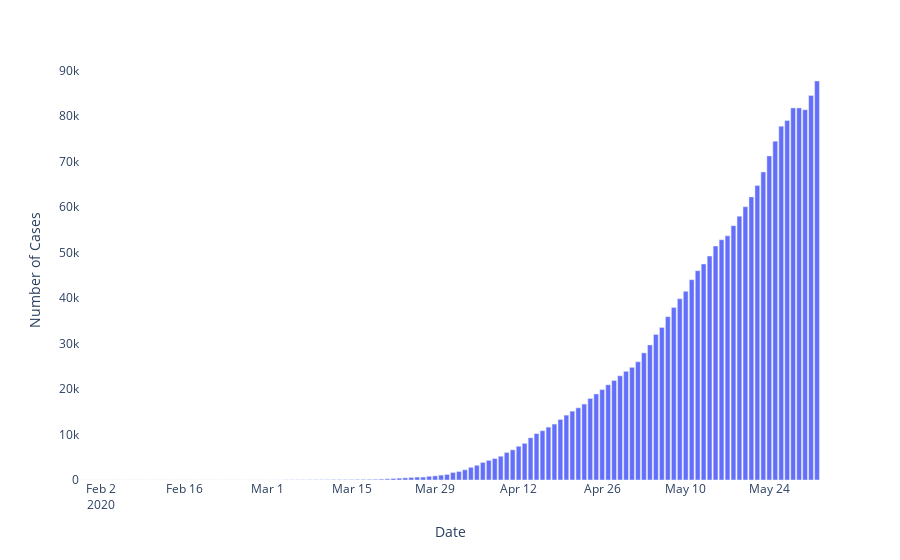

The notebook cell saved with this chart:
### Code cell
fig=px.bar(x=datewise.index,y=datewise["Confirmed"]-datewise["Cured"]-datewise["Deaths"])
# fig.update_layout(title="Distribution of Number of Active Cases",
#                   xaxis_title="Date",yaxis_title="Number of Cases", plot_bgcolor='rgba(0,0,0,0)')
fig.update_layout(
                  xaxis_title="Date",yaxis_title="Number of Cases", plot_bgcolor='rgba(0,0,0,0)')
fig.show()
